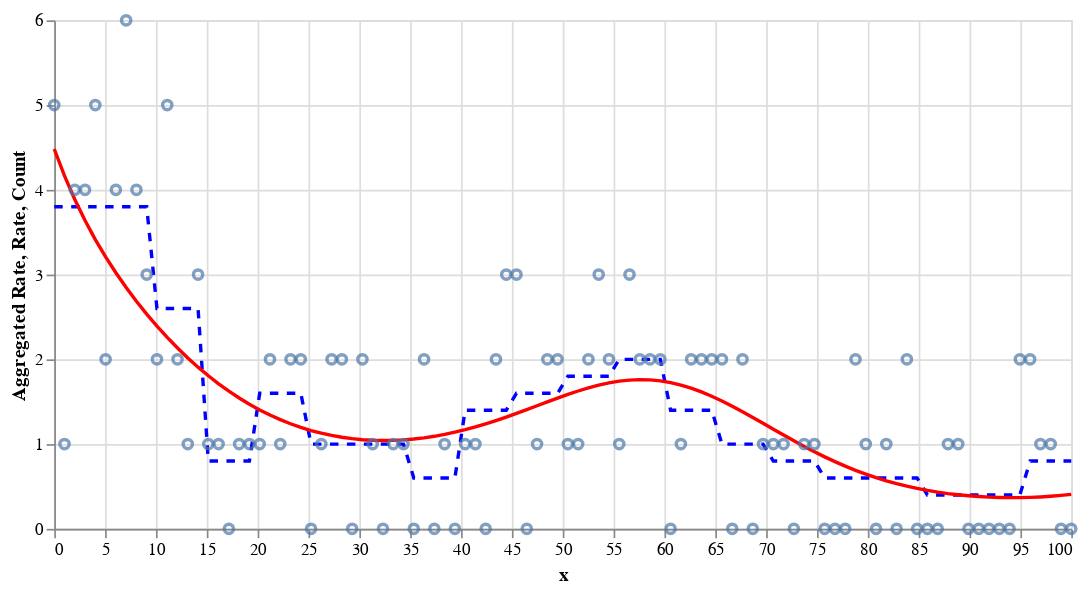

The notebook cell saved with this chart:
### Code cell
# Create a clean dataset without the Interval objects for plotting
df_plot = df_data.drop(columns=['range'])

rate = (
  alt.Chart(df_plot)
  .mark_line(color='red')
  .encode(
		x=alt.X('x', title='x'),
		y=alt.Y('rate', title='Rate'),
	)
)

count = alt.Chart(df_plot).mark_point().encode(
	x=alt.X('x', title='x'),
	y=alt.Y('y', title='Count'),
)

rate_agg = (
  alt.Chart(df_plot)
  .mark_line(color='blue', strokeDash=[5, 5])  # Changed color and added dashed line to distinguish
  .encode(
		x=alt.X('x', title='x'),
		y=alt.Y('rate_agg', title='Aggregated Rate'),
	)
)

(rate_agg + rate + count).properties(width=600)

### Figure 1 — Vega-Lite specification as saved in the notebook (floating-point values rounded to 4 significant figures)
{"config": {"view": {"continuousWidth": 300, "continuousHeight": 300}}, "layer": [{"mark": {"type": "line", "color": "blue", "strokeDash": [5, 5]}, "encoding": {"x": {"field": "x", "title": "x", "type": "quantitative"}, "y": {"field": "rate_agg", "title": "Aggregated Rate", "type": "quantitative"}}}, {"mark": {"type": "line", "color": "red"}, "encoding": {"x": {"field": "x", "title": "x", "type": "quantitative"}, "y": {"field": "rate", "title": "Rate", "type": "quantitative"}}}, {"mark": {"type": "point"}, "encoding": {"x": {"field": "x", "title": "x", "type": "quantitative"}, "y": {"field": "y", "title": "Count", "type": "quantitative"}}}], "data": {"name": "data-be872f781792be8352363edc6e64e330"}, "width": 600, "$schema": "https://vega.github.io/schema/vega-lite/v5.20.1.json", "datasets": {"data-be872f781792be8352363edc6e64e330": [{"x": 0.0, "log_exposure": 1.0, "f": 0.5, "rate": 4.482, "y": 5, "y_agg": 19, "N": 5, "rate_agg": 3.8}, {"x": 1.01, "log_exposure": 0.9039, "f": 0.5227, "rate": 4.165, "y": 1, "y_agg": 19, "N": 5, "rate_agg": 3.8}, {"x": 2.02, "log_exposure": 0.8171, "f": 0.5403, "rate": 3.886, "y": 4, "y_agg": 19, "N": 5, "rate_agg": 3.8}, {"x": 3.03, "log_exposure": 0.7386, "f": 0.5527, "rate": 3.637, "y": 4, "y_agg": 19, "N": 5, "rate_agg": 3.8}, {"x": 4.04, "log_exposure": 0.6676, "f": 0.5601, "rate": 3.413, "y": 5, "y_agg": 19, "N": 5, "rate_agg": 3.8}, {"x": 5.051, "log_exposure": 0.6035, "f": 0.5625, "rate": 3.209, "y": 2, "y_agg": 19, "N": 5, "rate_agg": 3.8}, {"x": 6.061, "log_exposure": 0.5455, "f": 0.5602, "rate": 3.021, "y": 4, "y_agg": 19, "N": 5, "rate_agg": 3.8}, {"x": 7.071, "log_exposure": 0.4931, "f": 0.5532, "rate": 2.847, "y": 6, "y_agg": 19, "N": 5, "rate_agg": 3.8}, {"x": 8.081, "log_exposure": 0.4457, "f": 0.542, "rate": 2.685, "y": 4, "y_agg": 19, "N": 5, "rate_agg": 3.8}, {"x": 9.091, "log_exposure": 0.4029, "f": 0.5268, "rate": 2.534, "y": 3, "y_agg": 19, "N": 5, "rate_agg": 3.8}, {"x": 10.1, "log_exposure": 0.3642, "f": 0.5078, "rate": 2.392, "y": 2, "y_agg": 13, "N": 5, "rate_agg": 2.6}, {"x": 11.11, "log_exposure": 0.3292, "f": 0.4855, "rate": 2.259, "y": 5, "y_agg": 13, "N": 5, "rate_agg": 2.6}, {"x": 12.12, "log_exposure": 0.2976, "f": 0.4603, "rate": 2.134, "y": 2, "y_agg": 13, "N": 5, "rate_agg": 2.6}, {"x": 13.13, "log_exposure": 0.269, "f": 0.4326, "rate": 2.017, "y": 1, "y_agg": 13, "N": 5, "rate_agg": 2.6}, {"x": 14.14, "log_exposure": 0.2431, "f": 0.4028, "rate": 1.908, "y": 3, "y_agg": 13, "N": 5, "rate_agg": 2.6}, {"x": 15.15, "log_exposure": 0.2198, "f": 0.3714, "rate": 1.806, "y": 1, "y_agg": 4, "N": 5, "rate_agg": 0.8}, {"x": 16.16, "log_exposure": 0.1987, "f": 0.3388, "rate": 1.712, "y": 1, "y_agg": 4, "N": 5, "rate_agg": 0.8}, {"x": 17.17, "log_exposure": 0.1796, "f": 0.3055, "rate": 1.624, "y": 0, "y_agg": 4, "N": 5, "rate_agg": 0.8}, {"x": 18.18, "log_exposure": 0.1623, "f": 0.272, "rate": 1.544, "y": 1, "y_agg": 4, "N": 5, "rate_agg": 0.8}, {"x": 19.19, "log_exposure": 0.1467, "f": 0.2388, "rate": 1.47, "y": 1, "y_agg": 4, "N": 5, "rate_agg": 0.8}, {"x": 20.2, "log_exposure": 0.1326, "f": 0.2062, "rate": 1.403, "y": 1, "y_agg": 8, "N": 5, "rate_agg": 1.6}, {"x": 21.21, "log_exposure": 0.1199, "f": 0.1748, "rate": 1.343, "y": 2, "y_agg": 8, "N": 5, "rate_agg": 1.6}, {"x": 22.22, "log_exposure": 0.1084, "f": 0.1449, "rate": 1.288, "y": 1, "y_agg": 8, "N": 5, "rate_agg": 1.6}, {"x": 23.23, "log_exposure": 0.09796, "f": 0.117, "rate": 1.24, "y": 2, "y_agg": 8, "N": 5, "rate_agg": 1.6}, {"x": 24.24, "log_exposure": 0.08855, "f": 0.09141, "rate": 1.197, "y": 2, "y_agg": 8, "N": 5, "rate_agg": 1.6}, {"x": 25.25, "log_exposure": 0.08004, "f": 0.06845, "rate": 1.16, "y": 0, "y_agg": 5, "N": 5, "rate_agg": 1.0}, {"x": 26.26, "log_exposure": 0.07235, "f": 0.04843, "rate": 1.128, "y": 1, "y_agg": 5, "N": 5, "rate_agg": 1.0}, {"x": 27.27, "log_exposure": 0.0654, "f": 0.03161, "rate": 1.102, "y": 2, "y_agg": 5, "N": 5, "rate_agg": 1.0}, {"x": 28.28, "log_exposure": 0.05911, "f": 0.01822, "rate": 1.08, "y": 2, "y_agg": 5, "N": 5, "rate_agg": 1.0}, {"x": 29.29, "log_exposure": 0.05343, "f": 0.008411, "rate": 1.064, "y": 0, "y_agg": 5, "N": 5, "rate_agg": 1.0}, {"x": 30.3, "log_exposure": 0.0483, "f": 0.002319, "rate": 1.052, "y": 2, "y_agg": 5, "N": 5, "rate_agg": 1.0}, {"x": 31.31, "log_exposure": 0.04366, "f": 1.981e-05, "rate": 1.045, "y": 1, "y_agg": 5, "N": 5, "rate_agg": 1.0}, {"x": 32.32, "log_exposure": 0.03947, "f": 0.001542, "rate": 1.042, "y": 0, "y_agg": 5, "N": 5, "rate_agg": 1.0}, {"x": 33.33, "log_exposure": 0.03567, "f": 0.006867, "rate": 1.043, "y": 1, "y_agg": 5, "N": 5, "rate_agg": 1.0}, {"x": 34.34, "log_exposure": 0.03225, "f": 0.01593, "rate": 1.049, "y": 1, "y_agg": 5, "N": 5, "rate_agg": 1.0}, {"x": 35.35, "log_exposure": 0.02915, "f": 0.0286, "rate": 1.059, "y": 0, "y_agg": 3, "N": 5, "rate_agg": 0.6}, {"x": 36.36, "log_exposure": 0.02635, "f": 0.04474, "rate": 1.074, "y": 2, "y_agg": 3, "N": 5, "rate_agg": 0.6}, {"x": 37.37, "log_exposure": 0.02382, "f": 0.06412, "rate": 1.092, "y": 0, "y_agg": 3, "N": 5, "rate_agg": 0.6}, {"x": 38.38, "log_exposure": 0.02153, "f": 0.08651, "rate": 1.114, "y": 1, "y_agg": 3, "N": 5, "rate_agg": 0.6}, {"x": 39.39, "log_exposure": 0.01946, "f": 0.1116, "rate": 1.14, "y": 0, "y_agg": 3, "N": 5, "rate_agg": 0.6}, {"x": 40.4, "log_exposure": 0.01759, "f": 0.1391, "rate": 1.17, "y": 1, "y_agg": 7, "N": 5, "rate_agg": 1.4}, {"x": 41.41, "log_exposure": 0.0159, "f": 0.1686, "rate": 1.203, "y": 1, "y_agg": 7, "N": 5, "rate_agg": 1.4}, {"x": 42.42, "log_exposure": 0.01437, "f": 0.1997, "rate": 1.239, "y": 0, "y_agg": 7, "N": 5, "rate_agg": 1.4}, {"x": 43.43, "log_exposure": 0.01299, "f": 0.2321, "rate": 1.278, "y": 2, "y_agg": 7, "N": 5, "rate_agg": 1.4}, {"x": 44.44, "log_exposure": 0.01174, "f": 0.2652, "rate": 1.319, "y": 3, "y_agg": 7, "N": 5, "rate_agg": 1.4}, {"x": 45.45, "log_exposure": 0.01062, "f": 0.2987, "rate": 1.363, "y": 3, "y_agg": 8, "N": 5, "rate_agg": 1.6}, {"x": 46.46, "log_exposure": 0.009595, "f": 0.3321, "rate": 1.407, "y": 0, "y_agg": 8, "N": 5, "rate_agg": 1.6}, {"x": 47.47, "log_exposure": 0.008674, "f": 0.3648, "rate": 1.453, "y": 1, "y_agg": 8, "N": 5, "rate_agg": 1.6}, {"x": 48.48, "log_exposure": 0.00784, "f": 0.3965, "rate": 1.498, "y": 2, "y_agg": 8, "N": 5, "rate_agg": 1.6}, {"x": 49.49, "log_exposure": 0.007087, "f": 0.4267, "rate": 1.543, "y": 2, "y_agg": 8, "N": 5, "rate_agg": 1.6}, {"x": 50.51, "log_exposure": 0.006406, "f": 0.4549, "rate": 1.586, "y": 1, "y_agg": 9, "N": 5, "rate_agg": 1.8}, {"x": 51.52, "log_exposure": 0.005791, "f": 0.4806, "rate": 1.626, "y": 1, "y_agg": 9, "N": 5, "rate_agg": 1.8}, {"x": 52.53, "log_exposure": 0.005234, "f": 0.5035, "rate": 1.663, "y": 2, "y_agg": 9, "N": 5, "rate_agg": 1.8}, {"x": 53.54, "log_exposure": 0.004731, "f": 0.5232, "rate": 1.695, "y": 3, "y_agg": 9, "N": 5, "rate_agg": 1.8}, {"x": 54.55, "log_exposure": 0.004277, "f": 0.5392, "rate": 1.722, "y": 2, "y_agg": 9, "N": 5, "rate_agg": 1.8}, {"x": 55.56, "log_exposure": 0.003866, "f": 0.5513, "rate": 1.742, "y": 1, "y_agg": 10, "N": 5, "rate_agg": 2.0}, {"x": 56.57, "log_exposure": 0.003494, "f": 0.5591, "rate": 1.755, "y": 3, "y_agg": 10, "N": 5, "rate_agg": 2.0}, {"x": 57.58, "log_exposure": 0.003159, "f": 0.5624, "rate": 1.76, "y": 2, "y_agg": 10, "N": 5, "rate_agg": 2.0}, {"x": 58.59, "log_exposure": 0.002855, "f": 0.561, "rate": 1.757, "y": 2, "y_agg": 10, "N": 5, "rate_agg": 2.0}, {"x": 59.6, "log_exposure": 0.002581, "f": 0.5546, "rate": 1.746, "y": 2, "y_agg": 10, "N": 5, "rate_agg": 2.0}, {"x": 60.61, "log_exposure": 0.002333, "f": 0.5432, "rate": 1.726, "y": 0, "y_agg": 7, "N": 5, "rate_agg": 1.4}, {"x": 61.62, "log_exposure": 0.002109, "f": 0.5267, "rate": 1.697, "y": 1, "y_agg": 7, "N": 5, "rate_agg": 1.4}, {"x": 62.63, "log_exposure": 0.001906, "f": 0.505, "rate": 1.66, "y": 2, "y_agg": 7, "N": 5, "rate_agg": 1.4}, {"x": 63.64, "log_exposure": 0.001723, "f": 0.4783, "rate": 1.616, "y": 2, "y_agg": 7, "N": 5, "rate_agg": 1.4}, {"x": 64.65, "log_exposure": 0.001558, "f": 0.4465, "rate": 1.565, "y": 2, "y_agg": 7, "N": 5, "rate_agg": 1.4}, {"x": 65.66, "log_exposure": 0.001408, "f": 0.4098, "rate": 1.509, "y": 2, "y_agg": 5, "N": 5, "rate_agg": 1.0}, {"x": 66.67, "log_exposure": 0.001273, "f": 0.3684, "rate": 1.447, "y": 0, "y_agg": 5, "N": 5, "rate_agg": 1.0}, {"x": 67.68, "log_exposure": 0.00115, "f": 0.3225, "rate": 1.382, "y": 2, "y_agg": 5, "N": 5, "rate_agg": 1.0}, {"x": 68.69, "log_exposure": 0.00104, "f": 0.2724, "rate": 1.315, "y": 0, "y_agg": 5, "N": 5, "rate_agg": 1.0}, {"x": 69.7, "log_exposure": 0.0009399, "f": 0.2185, "rate": 1.245, "y": 1, "y_agg": 5, "N": 5, "rate_agg": 1.0}, {"x": 70.71, "log_exposure": 0.0008496, "f": 0.161, "rate": 1.176, "y": 1, "y_agg": 4, "N": 5, "rate_agg": 0.8}, {"x": 71.72, "log_exposure": 0.000768, "f": 0.1004, "rate": 1.106, "y": 1, "y_agg": 4, "N": 5, "rate_agg": 0.8}, {"x": 72.73, "log_exposure": 0.0006942, "f": 0.03712, "rate": 1.039, "y": 0, "y_agg": 4, "N": 5, "rate_agg": 0.8}, {"x": 73.74, "log_exposure": 0.0006275, "f": -0.02833, "rate": 0.9727, "y": 1, "y_agg": 4, "N": 5, "rate_agg": 0.8}, {"x": 74.75, "log_exposure": 0.0005672, "f": -0.09547, "rate": 0.9095, "y": 1, "y_agg": 4, "N": 5, "rate_agg": 0.8}, {"x": 75.76, "log_exposure": 0.0005127, "f": -0.1638, "rate": 0.8494, "y": 0, "y_agg": 3, "N": 5, "rate_agg": 0.6}, {"x": 76.77, "log_exposure": 0.0004635, "f": -0.2327, "rate": 0.7927, "y": 0, "y_agg": 3, "N": 5, "rate_agg": 0.6}, {"x": 77.78, "log_exposure": 0.0004189, "f": -0.3018, "rate": 0.7398, "y": 0, "y_agg": 3, "N": 5, "rate_agg": 0.6}, {"x": 78.79, "log_exposure": 0.0003787, "f": -0.3703, "rate": 0.6908, "y": 2, "y_agg": 3, "N": 5, "rate_agg": 0.6}, {"x": 79.8, "log_exposure": 0.0003423, "f": -0.4378, "rate": 0.6457, "y": 1, "y_agg": 3, "N": 5, "rate_agg": 0.6}, {"x": 80.81, "log_exposure": 0.0003094, "f": -0.5037, "rate": 0.6045, "y": 0, "y_agg": 3, "N": 5, "rate_agg": 0.6}, {"x": 81.82, "log_exposure": 0.0002797, "f": -0.5675, "rate": 0.5671, "y": 1, "y_agg": 3, "N": 5, "rate_agg": 0.6}, {"x": 82.83, "log_exposure": 0.0002528, "f": -0.6286, "rate": 0.5335, "y": 0, "y_agg": 3, "N": 5, "rate_agg": 0.6}, {"x": 83.84, "log_exposure": 0.0002285, "f": -0.6865, "rate": 0.5035, "y": 2, "y_agg": 3, "N": 5, "rate_agg": 0.6}, {"x": 84.85, "log_exposure": 0.0002066, "f": -0.7407, "rate": 0.4769, "y": 0, "y_agg": 3, "N": 5, "rate_agg": 0.6}, {"x": 85.86, "log_exposure": 0.0001867, "f": -0.7908, "rate": 0.4536, "y": 0, "y_agg": 2, "N": 5, "rate_agg": 0.4}, {"x": 86.87, "log_exposure": 0.0001688, "f": -0.8363, "rate": 0.4334, "y": 0, "y_agg": 2, "N": 5, "rate_agg": 0.4}, {"x": 87.88, "log_exposure": 0.0001526, "f": -0.8768, "rate": 0.4162, "y": 1, "y_agg": 2, "N": 5, "rate_agg": 0.4}, {"x": 88.89, "log_exposure": 0.0001379, "f": -0.9121, "rate": 0.4017, "y": 1, "y_agg": 2, "N": 5, "rate_agg": 0.4}, {"x": 89.9, "log_exposure": 0.0001247, "f": -0.9417, "rate": 0.39, "y": 0, "y_agg": 2, "N": 5, "rate_agg": 0.4}, {"x": 90.91, "log_exposure": 0.0001127, "f": -0.9654, "rate": 0.3809, "y": 0, "y_agg": 2, "N": 5, "rate_agg": 0.4}, {"x": 91.92, "log_exposure": 0.0001019, "f": -0.9831, "rate": 0.3742, "y": 0, "y_agg": 2, "N": 5, "rate_agg": 0.4}, {"x": 92.93, "log_exposure": 9.207e-05, "f": -0.9946, "rate": 0.3699, "y": 0, "y_agg": 2, "N": 5, "rate_agg": 0.4}, {"x": 93.94, "log_exposure": 8.323e-05, "f": -0.9997, "rate": 0.368, "y": 0, "y_agg": 2, "N": 5, "rate_agg": 0.4}, {"x": 94.95, "log_exposure": 7.523e-05, "f": -0.9985, "rate": 0.3685, "y": 2, "y_agg": 2, "N": 5, "rate_agg": 0.4}, {"x": 95.96, "log_exposure": 6.8e-05, "f": -0.9909, "rate": 0.3713, "y": 2, "y_agg": 4, "N": 5, "rate_agg": 0.8}, {"x": 96.97, "log_exposure": 6.147e-05, "f": -0.977, "rate": 0.3765, "y": 1, "y_agg": 4, "N": 5, "rate_agg": 0.8}, {"x": 97.98, "log_exposure": 5.556e-05, "f": -0.9569, "rate": 0.3841, "y": 1, "y_agg": 4, "N": 5, "rate_agg": 0.8}, {"x": 98.99, "log_exposure": 5.023e-05, "f": -0.9308, "rate": 0.3942, "y": 0, "y_agg": 4, "N": 5, "rate_agg": 0.8}, {"x": 100.0, "log_exposure": 4.54e-05, "f": -0.899, "rate": 0.407, "y": 0, "y_agg": 4, "N": 5, "rate_agg": 0.8}]}}
